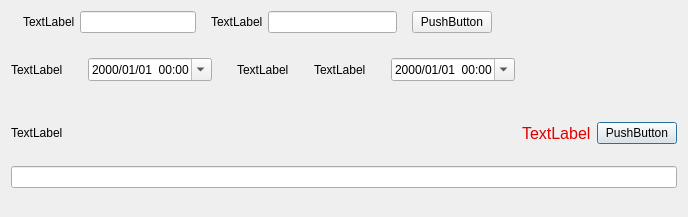
<?xml version="1.0" encoding="UTF-8"?>
<ui version="4.0">
 <class>SendDialog</class>
 <widget class="QDialog" name="SendDialog">
  <property name="geometry">
   <rect>
    <x>0</x>
    <y>0</y>
    <width>688</width>
    <height>217</height>
   </rect>
  </property>
  <property name="windowTitle">
   <string>发起悬赏</string>
  </property>
  <property name="windowIcon">
   <iconset resource="resources.qrc">
    <normaloff>:/Resources/img/logo.ico</normaloff>:/Resources/img/logo.ico</iconset>
  </property>
  <layout class="QVBoxLayout" name="verticalLayout_2">
   <property name="spacing">
    <number>25</number>
   </property>
   <item>
    <layout class="QHBoxLayout" name="horizontalLayout_7">
     <property name="spacing">
      <number>15</number>
     </property>
     <item>
      <layout class="QHBoxLayout" name="horizontalLayout_5">
       <property name="spacing">
        <number>5</number>
       </property>
       <item>
        <layout class="QHBoxLayout" name="horizontalLayout">
         <item>
          <widget class="QLabel" name="label">
           <property name="text">
            <string/>
           </property>
           <property name="pixmap">
            <pixmap resource="resources.qrc">:/Resources/img/required.png</pixmap>
           </property>
           <property name="alignment">
            <set>Qt::AlignRight|Qt::AlignTrailing|Qt::AlignVCenter</set>
           </property>
          </widget>
         </item>
         <item>
          <widget class="QLabel" name="label_name">
           <property name="text">
            <string>TextLabel</string>
           </property>
          </widget>
         </item>
        </layout>
       </item>
       <item>
        <widget class="QLineEdit" name="lineEdit"/>
       </item>
      </layout>
     </item>
     <item>
      <layout class="QHBoxLayout" name="horizontalLayout_6">
       <property name="spacing">
        <number>5</number>
       </property>
       <item>
        <widget class="QLabel" name="label_song">
         <property name="text">
          <string>TextLabel</string>
         </property>
        </widget>
       </item>
       <item>
        <widget class="QLineEdit" name="lineEdit_song"/>
       </item>
      </layout>
     </item>
     <item>
      <widget class="QPushButton" name="pushButton">
       <property name="text">
        <string>PushButton</string>
       </property>
       <property name="autoDefault">
        <bool>false</bool>
       </property>
      </widget>
     </item>
     <item>
      <spacer name="horizontalSpacer_2">
       <property name="orientation">
        <enum>Qt::Horizontal</enum>
       </property>
       <property name="sizeHint" stdset="0">
        <size>
         <width>40</width>
         <height>20</height>
        </size>
       </property>
      </spacer>
     </item>
    </layout>
   </item>
   <item>
    <layout class="QHBoxLayout" name="horizontalLayout_4">
     <item>
      <layout class="QHBoxLayout" name="horizontalLayout_2">
       <item>
        <widget class="QLabel" name="label_timeStart">
         <property name="text">
          <string>TextLabel</string>
         </property>
        </widget>
       </item>
       <item>
        <widget class="QDateTimeEdit" name="dateTimeEdit_start">
         <property name="displayFormat">
          <string>yyyy/MM/dd  HH:mm</string>
         </property>
         <property name="calendarPopup">
          <bool>true</bool>
         </property>
        </widget>
       </item>
      </layout>
     </item>
     <item>
      <layout class="QHBoxLayout" name="horizontalLayout_3">
       <item>
        <widget class="QLabel" name="label_tooltip">
         <property name="text">
          <string>TextLabel</string>
         </property>
        </widget>
       </item>
       <item>
        <widget class="QLabel" name="label_timeEnd">
         <property name="text">
          <string>TextLabel</string>
         </property>
        </widget>
       </item>
       <item>
        <widget class="QDateTimeEdit" name="dateTimeEdit_end">
         <property name="displayFormat">
          <string>yyyy/MM/dd  HH:mm</string>
         </property>
         <property name="calendarPopup">
          <bool>true</bool>
         </property>
        </widget>
       </item>
       <item>
        <spacer name="horizontalSpacer">
         <property name="orientation">
          <enum>Qt::Horizontal</enum>
         </property>
         <property name="sizeHint" stdset="0">
          <size>
           <width>40</width>
           <height>20</height>
          </size>
         </property>
        </spacer>
       </item>
      </layout>
     </item>
    </layout>
   </item>
   <item>
    <widget class="QWidget" name="widget" native="true">
     <layout class="QVBoxLayout" name="verticalLayout">
      <property name="leftMargin">
       <number>0</number>
      </property>
      <property name="topMargin">
       <number>0</number>
      </property>
      <property name="rightMargin">
       <number>0</number>
      </property>
      <property name="bottomMargin">
       <number>0</number>
      </property>
      <item>
       <layout class="QHBoxLayout" name="horizontalLayout_8">
        <item>
         <widget class="QLabel" name="label_info">
          <property name="text">
           <string>TextLabel</string>
          </property>
         </widget>
        </item>
        <item>
         <spacer name="horizontalSpacer_3">
          <property name="orientation">
           <enum>Qt::Horizontal</enum>
          </property>
          <property name="sizeHint" stdset="0">
           <size>
            <width>40</width>
            <height>20</height>
           </size>
          </property>
         </spacer>
        </item>
        <item>
         <widget class="QLabel" name="label_remain">
          <property name="font">
           <font>
            <pointsize>12</pointsize>
           </font>
          </property>
          <property name="styleSheet">
           <string notr="true">color:rgb(225, 0, 0);</string>
          </property>
          <property name="text">
           <string>TextLabel</string>
          </property>
         </widget>
        </item>
        <item>
         <widget class="QPushButton" name="pushButton_send">
          <property name="text">
           <string>PushButton</string>
          </property>
         </widget>
        </item>
       </layout>
      </item>
      <item>
       <widget class="QLineEdit" name="lineEdit_info"/>
      </item>
     </layout>
    </widget>
   </item>
  </layout>
 </widget>
 <resources>
  <include location="resources.qrc"/>
 </resources>
 <connections/>
</ui>
